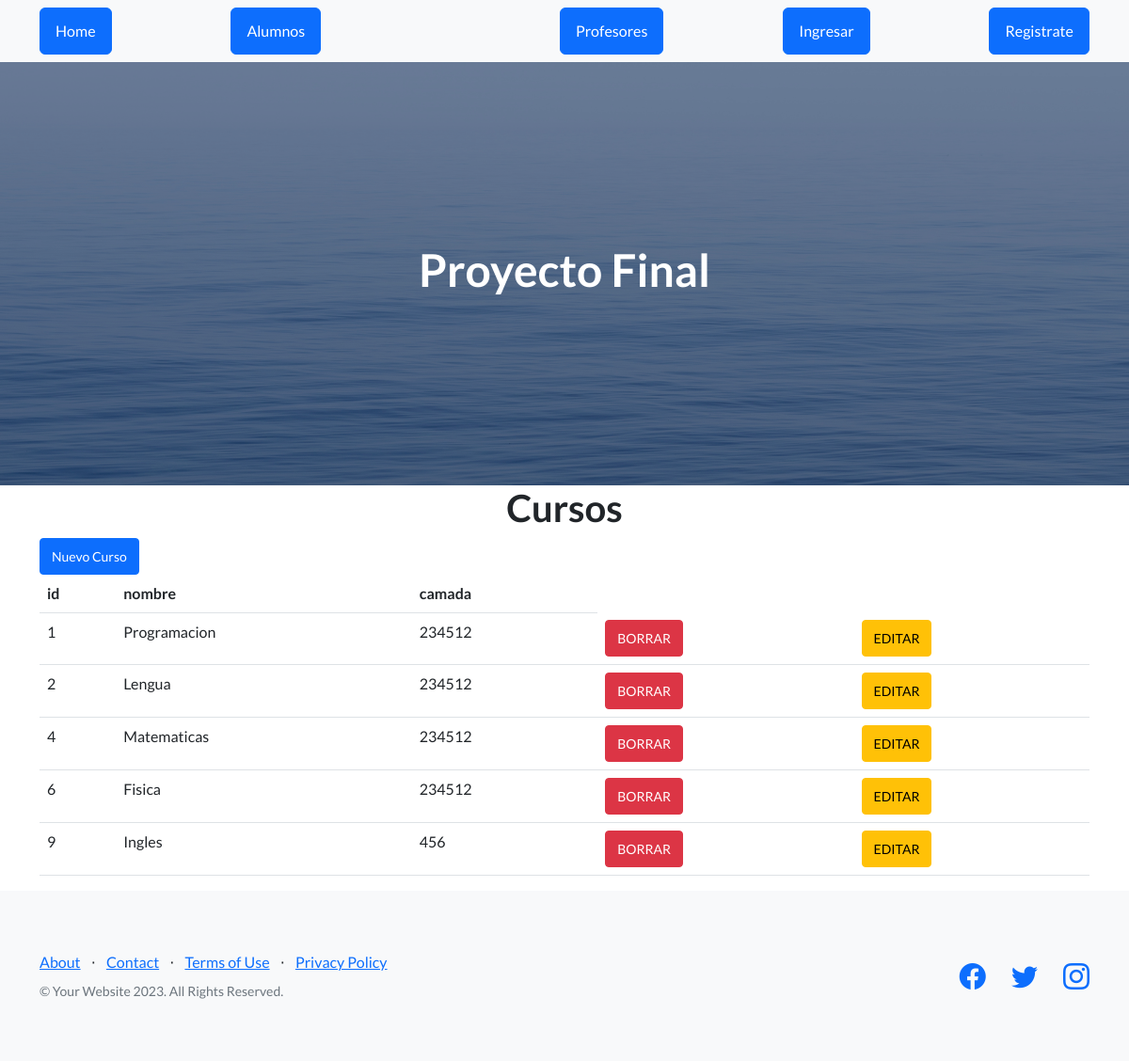
/AppCoder/ver_cursos (signed in), run on the app's committed database.
### AppCoder/models.py (models this page shows, shortened)
class Curso(models.Model):
    nombre = models.CharField(max_length=40)
    camada = models.IntegerField()

### AppCoder/views.py (the view)
# urls.py: path("ver_cursos", views.ver_cursos , name="cursos"),
@login_required
def ver_cursos(request):
    cursos = Curso.objects.all()
    dicc = {"cursos": cursos}
    plantilla = loader.get_template("cursos.html")
    documento = plantilla.render(dicc)
    return HttpResponse(documento)

### AppCoder/template/cursos.html
{% extends "padre.html" %}
{% load static %}
{% block contenido %}
    <main class="container">
        <h1 class="text-xl-center title"> Cursos </h1>
        <a href="alta_curso" class="btn btn-primary btn-sm">Nuevo Curso</a>
        <table class="table">
            <thead>
                <tr>
                    <th>id</th>
                    <th>nombre</th>
                    <th>camada</th>
                </tr>
            </thead>
            <tbody>
                {% for n in cursos %}
                <tr>
                    <td>{{n.id}}</td>
                    <td>{{n.nombre}}</td>
                    <td>{{n.camada}}</td>
                    <td><a href="{% url 'elimina_curso' n.id %}" class="btn btn-danger btn-sm">BORRAR</a></td>
                    <td><a href="{% url 'editar_curso' n.id %}" class="btn btn-warning btn-sm">EDITAR</a></td>
                </tr>
                {% endfor %}
            </tbody>
        </table>
    </main>
{% endblock %}

### AppCoder/template/padre.html (shortened to what this page needs)
<!DOCTYPE html>
<html lang="en">
    <head>
        {% load static %}
        <link href="https://cdn.jsdelivr.net/npm/bootstrap-icons@1.5.0/font/bootstrap-icons.css" rel="stylesheet" type="text/css" />
        <link href="{% static 'AppCoder/css/styles.css' %}" rel="stylesheet" />
    </head>
    <body>
        <nav class="navbar navbar-light bg-light static-top">
            <div class="container">
                <a class="btn btn-primary"
                href="{% url 'home' %}">Home</a>
                <a class="btn btn-primary"href="{% url 'alumnos' %}">Alumnos<a>
                <a class="btn btn-primary" href="{% url 'profesores' %}">Profesores</a>
                {% if not request.user.is_authenticated %}
                <a class="btn btn-primary" href="{% url 'Login' %}">Ingresar</a>
                {% endif %}
                <a class="btn btn-primary" href="{% url 'Register' %}">Registrate</a>
            </div>
        </nav>
        <header class="masthead">
            <div class="container position-relative">
                <h1 class="text-center" style="color: white">Proyecto Final</h1>
            </div>
        </header>
        {% block contenido %}
        {% endblock %}
        <footer class="footer bg-light">
            <div class="container">
                <div class="row">
                    <div class="col-lg-6 h-100 text-center text-lg-start my-auto">
                        <ul class="list-inline mb-2">
                            <li class="list-inline-item"><a href="#!">About</a></li>
                            <li class="list-inline-item">⋅</li>
                            <li class="list-inline-item"><a href="#!">Contact</a></li>
                            <li class="list-inline-item">⋅</li>
                            <li class="list-inline-item"><a href="#!">Terms of Use</a></li>
                            <li class="list-inline-item">⋅</li>
                            <li class="list-inline-item"><a href="#!">Privacy Policy</a></li>
                        </ul>
                        <p class="text-muted small mb-4 mb-lg-0">&copy; Your Website 2023. All Rights Reserved.</p>
                    </div>
                    <div class="col-lg-6 h-100 text-center text-lg-end my-auto">
                        <ul class="list-inline mb-0">
                            <li class="list-inline-item me-4">
                                <a href="#!"><i class="bi-facebook fs-3"></i></a>
                            </li>
                            <li class="list-inline-item me-4">
                                <a href="#!"><i class="bi-twitter fs-3"></i></a>
                            </li>
                            <li class="list-inline-item">
                                <a href="#!"><i class="bi-instagram fs-3"></i></a>
                            </li>
                        </ul>
                    </div>
                </div>
            </div>
        </footer>
    </body>
</html>

### data on the page
Curso: id "1", nombre "Programacion", camada "234512"
Curso: id "2", nombre "Lengua", camada "234512"
Curso: id "4", nombre "Matematicas", camada "234512"
Curso: id "6", nombre "Fisica", camada "234512"
Curso: id "9", nombre "Ingles", camada "456"
